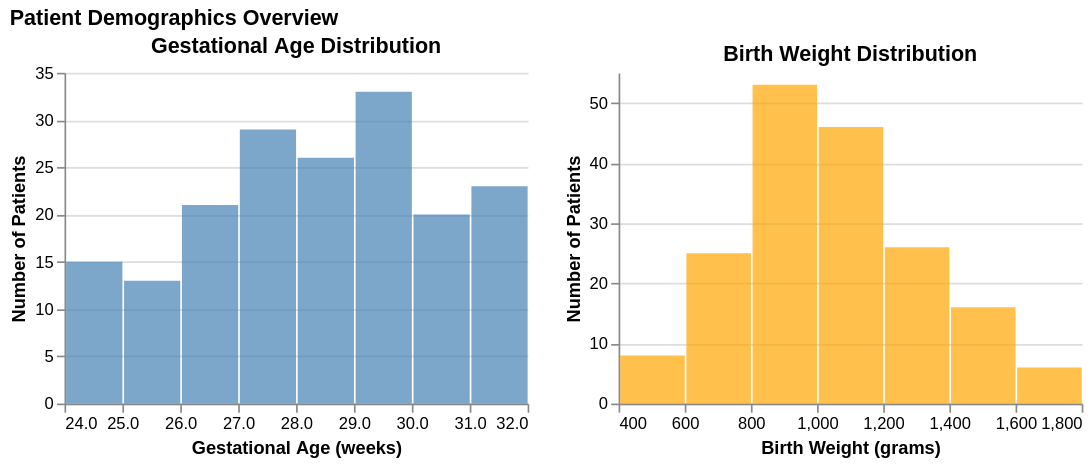

Write a Vega-Lite specification for this figure.
### Vega-Lite specification from a JSON file in a GitHub repository (floating-point values rounded to 4 significant figures; data arrays with more than 128 entries replaced by an {"elided": "..."} marker saying what was removed)
{"config": {"view": {"continuousWidth": 300, "continuousHeight": 300, "strokeWidth": 0}}, "hconcat": [{"mark": {"type": "bar", "color": "steelblue", "opacity": 0.7}, "encoding": {"tooltip": [{"aggregate": "count", "type": "quantitative"}], "x": {"bin": {"maxbins": 12}, "field": "gestational_age_weeks", "title": "Gestational Age (weeks)", "type": "quantitative"}, "y": {"aggregate": "count", "title": "Number of Patients", "type": "quantitative"}}, "height": 200, "title": "Gestational Age Distribution", "width": 280}, {"mark": {"type": "bar", "color": "orange", "opacity": 0.7}, "encoding": {"tooltip": [{"aggregate": "count", "type": "quantitative"}], "x": {"bin": {"maxbins": 12}, "field": "birth_weight_grams", "title": "Birth Weight (grams)", "type": "quantitative"}, "y": {"aggregate": "count", "title": "Number of Patients", "type": "quantitative"}}, "height": 200, "title": "Birth Weight Distribution", "width": 280}], "data": {"name": "data-c1cd043403d0faa25c88f7cf2962a6d6"}, "resolve": {"scale": {"x": "independent", "y": "independent"}}, "title": "Patient Demographics Overview", "$schema": "https://vega.github.io/schema/vega-lite/v5.20.1.json", "datasets": {"data-c1cd043403d0faa25c88f7cf2962a6d6": {"elided": "180 records"}}}
